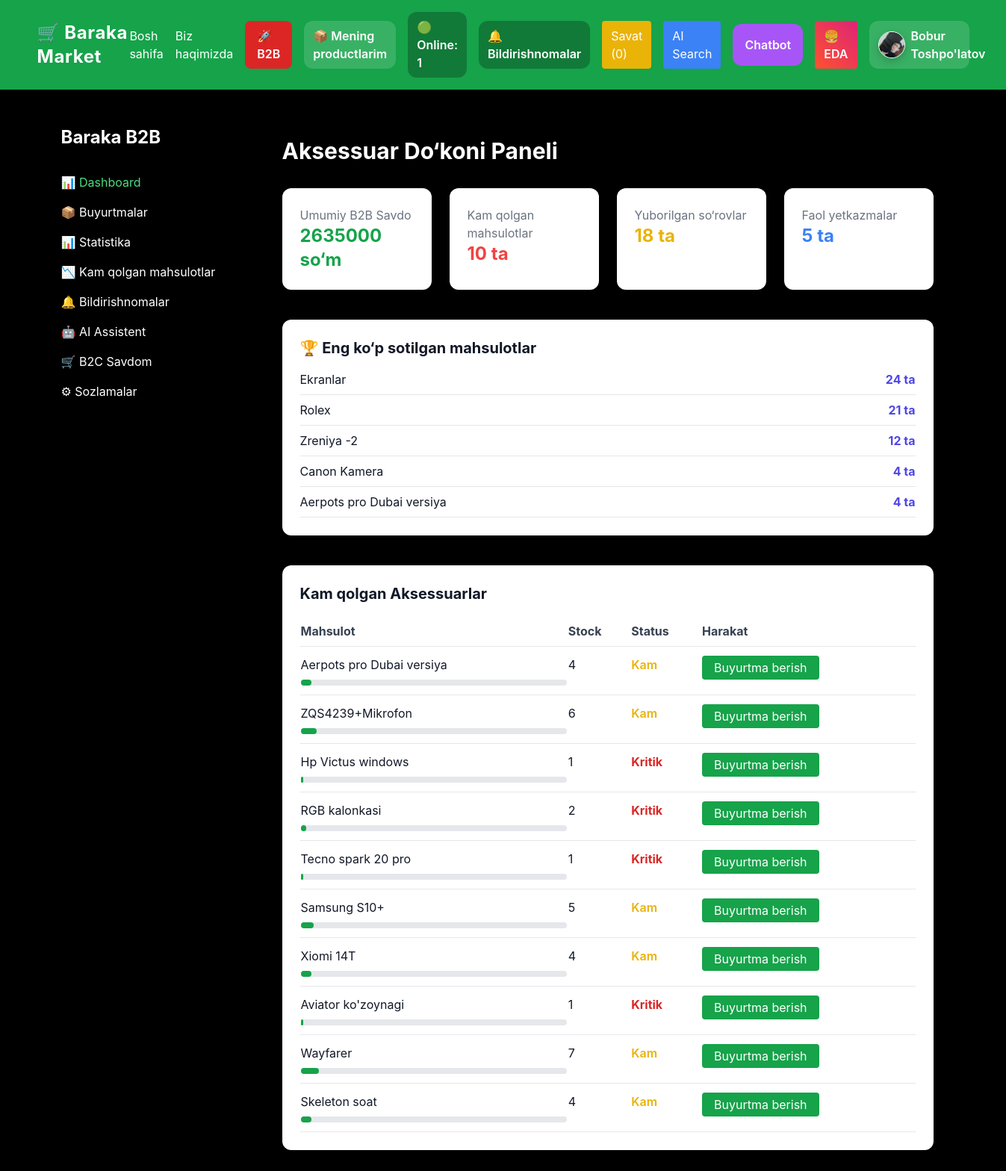
Page /b2b/dashboard/ (signed in) on the committed database.
### my_ap_1/models.py (models this page shows, shortened)
class Profile(models.Model):
    ROLE_CHOICES = (
        ('customer', 'Customer'),
        ('retailer', 'Retailer'),
        ('distributor', 'Distributor'),
        ('supplier', 'Supplier'),
    )
    user = models.OneToOneField(User, on_delete=models.CASCADE)
    role = models.CharField(
        max_length=20,
        choices=ROLE_CHOICES,
        default='customer'
    )
    phone = models.CharField(max_length=20, blank=True, null=True)
    address = models.CharField(max_length=255, blank=True, null=True)
    image = models.ImageField(upload_to="profiles/", blank=True, null=True)
    is_online = models.BooleanField(default=False)
    last_seen = models.DateTimeField(blank=True, null=True)

class Product(models.Model):
    seller = models.ForeignKey(User, on_delete=models.CASCADE)
    name_uz = models.CharField(max_length=255)
    name_en = models.CharField(max_length=255, blank=True, null=True)
    name_ru = models.CharField(max_length=255, blank=True, null=True)
    description_uz = models.TextField(blank=True)
    description_en = models.TextField(blank=True, null=True)
    description_ru = models.TextField(blank=True, null=True)
    price = models.DecimalField(max_digits=10, decimal_places=2)
    stock = models.IntegerField(default=0)
    image = models.ImageField(upload_to="products/", blank=True, null=True)
    category = models.ForeignKey(Category, on_delete=models.CASCADE, null=True, blank=True)

### my_ap_1/views.py (the view)
# urls.py: path('b2b/dashboard/', views.b2b_dashboard, name='b2b_dashboard'),
@login_required
def b2b_dashboard(request):
    b2b_orders_qs = Order.objects.filter(
        retailer=request.user,
        order_type="b2b",
        status="paid",
    )
    total_sales = b2b_orders_qs.aggregate(total=Sum("total_price"))["total"] or 0
    low_stock_products = Product.objects.filter(
        seller=request.user,
        stock__lte=7
    )
    low_stock_count = low_stock_products.count()
    requests_count = SupplyRequest.objects.filter(retailer=request.user).count()
    active_deliveries = Delivery.objects.filter(
        request__retailer=request.user,
        status="active",
    ).count()
    top_products = (
        OrderItem.objects.filter(order__retailer=request.user, order__status="paid")
        .values("product__name_uz")
        .annotate(total_sold=Sum("quantity"))
        .order_by("-total_sold")[:5]
    )
    return render(
        request,
        "b2b/b2b_dashboard.html",
        {
            "total_sales": total_sales,
            "low_stock_products": low_stock_products,
            "low_stock_count": low_stock_count,
            "requests_count": requests_count,
            "active_deliveries": active_deliveries,
            "top_products": top_products,
        },
    )

### my_ap_1/context_processors.py (called while the page is built)
def global_context(request):
    if request.user.is_authenticated:
        cart_count = CartItem.objects.filter(user=request.user).count()
    else:
        cart = request.session.get('cart', {})
        cart_count = sum(cart.values())
    lang = request.GET.get("lang")
    if lang in ["uz", "en", "ru"]:
        request.session["lang"] = lang
    current_lang = request.session.get("lang", "uz")
    t = TRANSLATIONS.get(current_lang, TRANSLATIONS["uz"])
    return {
        "cart_item_count": cart_count,
        "current_lang": current_lang,
        "t": t,
        "year": 2026
    }

def notifications_count(request):
    if request.user.is_authenticated:
        count = Notification.objects.filter(
            user=request.user,
            is_read=False
        ).count()
        return {"notifications_count": count}
    return {"notifications_count": 0}

### my_ap_1/templates/b2b/b2b_dashboard.html (shortened to what this page needs)
{% extends "base.html" %}
{% load static %}
{% block content %}
<div class="flex gap-6">
    <div class="w-64 bg-black text-white min-h-screen p-6 rounded-xl">
        <h2 class="text-2xl font-bold mb-8">
            Baraka B2B
        </h2>
        <ul class="space-y-4">
            <li class="text-green-400">
                <a href="{% url 'b2b_dashboard' %}">
                    📊 Dashboard
                </a>
            </li>
            <li>
                <a href="{% url 'b2b_orders' %}">
                    📦 Buyurtmalar
                </a>
            </li>
            <li>
                <a href="{% url 'sales_analytics' %}">
                    📊 Statistika
                </a>
            </li>
            <li>
                <a href="{% url 'b2b_dashboard' %}">
                    📉 Kam qolgan mahsulotlar
                </a>
            </li>
            <li>
                <a href="{% url 'notifications' %}">
                    🔔 Bildirishnomalar
                </a>
            </li>
            <li>
                <a href="{% url 'ai_assistant' %}">
                    🤖 AI Assistent
                </a>
            </li>
            <li>
                <a href="{% url 'b2c_dashboard' %}">
                    🛒 B2C Savdom
                </a>
            </li>
            <li>
                <a href="#">
                    ⚙ Sozlamalar
                </a>
            </li>
        </ul>
    </div>
    <div class="flex-1 p-10">
        <h1 class="text-3xl font-bold mb-8 text-white">
            Aksessuar Do‘koni Paneli
        </h1>
        <div class="grid grid-cols-1 md:grid-cols-2 xl:grid-cols-4 gap-6 mb-10">
            <div class="bg-white text-gray-900 p-6 rounded-xl shadow">
                <h3 class="text-gray-500">
                    Umumiy B2B Savdo
                </h3>
                <p class="text-2xl font-bold text-green-600">
                    {{ total_sales }} so‘m
                </p>
            </div>
            <div class="bg-white text-gray-900 p-6 rounded-xl shadow">
                <h3 class="text-gray-500">
                    Kam qolgan mahsulotlar
                </h3>
                <p class="text-2xl font-bold text-red-500">
                    {{ low_stock_count }} ta
                </p>
            </div>
            <div class="bg-white text-gray-900 p-6 rounded-xl shadow">
                <h3 class="text-gray-500">
                    Yuborilgan so‘rovlar
                </h3>
                <p class="text-2xl font-bold text-yellow-500">
                    {{ requests_count }} ta
                </p>
            </div>
            <div class="bg-white text-gray-900 p-6 rounded-xl shadow">
                <h3 class="text-gray-500">
                    Faol yetkazmalar
                </h3>
                <p class="text-2xl font-bold text-blue-500">
                    {{ active_deliveries }} ta
                </p>
            </div>
        </div>
        <div class="bg-white text-gray-900 p-6 rounded-xl shadow mb-10">
            <h2 class="text-xl font-bold mb-4">
                🏆 Eng ko‘p sotilgan mahsulotlar
            </h2>
            <ul class="space-y-2">
                {% for product in top_products %}
                <li class="flex justify-between border-b pb-2">
                    <span>
                        {{ product.product__name_uz }}
                    </span>
                    <span class="font-bold text-indigo-600">
                        {{ product.total_sold }} ta
                    </span>
                </li>
                {% empty %}
                <li class="text-gray-500">
                    Hozircha sotuv yo‘q
                </li>
                {% endfor %}
            </ul>
        </div>
        <div class="bg-white text-gray-900 p-6 rounded-xl shadow mb-10">
            <h2 class="text-xl font-bold mb-4">
                Kam qolgan Aksessuarlar
            </h2>
            <table class="w-full text-left border-collapse">
                <thead>
                    <tr class="border-b text-gray-700">
                        <th class="py-2">Mahsulot</th>
                        <th class="py-2">Stock</th>
                        <th class="py-2">Status</th>
                        <th class="py-2">Harakat</th>
                    </tr>
                </thead>
                <tbody>
                    {% for product in low_stock_products %}
                    <tr class="border-b align-top">
                        <td class="py-3">
                            {{ product.name_uz }}
                            <div class="w-full bg-gray-200 rounded-full h-2 mt-2">
                                <div class="bg-green-600 h-2 rounded-full"
                                     style="width: {% if product.stock > 100 %}100{% else %}{{ product.stock }}{% endif %}%">
                                </div>
                            </div>
                        </td>
                        <td class="py-3">
                            {{ product.stock }}
                        </td>
                        <td class="py-3">
                            {% if product.stock < 3 %}
                            <span class="text-red-600 font-bold">
                                Kritik
                            </span>
                            {% elif product.stock <= 7 %}
                            <span class="text-yellow-500 font-semibold">
                                Kam
                            </span>
                            {% else %}
                            <span class="text-green-500 font-medium">
                                Yetarli
                            </span>
                            {% endif %}
                        </td>
                        <td class="py-3">
                            <form method="POST" action="{% url 'create_supply_request' product.id %}">
                                <button type="submit"
                                    class="bg-green-600 hover:bg-green-700 text-white px-4 py-1 rounded">
                                    Buyurtma berish
                                </button>
                            </form>
                        </td>
                    </tr>
                    {% empty %}
                    <tr>
                        <td colspan="4" class="text-center py-4 text-gray-500">
                            Barcha mahsulotlar yetarli
                        </td>
                    </tr>
                    {% endfor %}
                </tbody>
            </table>
        </div>
    </div>
</div>
{% endblock %}

### my_ap_1/templates/base.html (shortened to what this page needs)
{% load static %}
<!DOCTYPE html>
<html lang="uz">
<head>
    <script src="https://cdn.tailwindcss.com"></script>
    <link rel="stylesheet" href="{% static 'css/style.css' %}">
    <link rel="stylesheet" href="{% static 'css/ai_styles.css' %}">
</head>
<body class="bg-black flex flex-col min-h-screen">
<header class="bg-green-600 text-white shadow-md relative z-50">
    <div class="container mx-auto px-4 py-4">
        <div class="flex justify-between items-center">
            <a href="{% url 'home' %}" class="text-xl sm:text-2xl font-bold tracking-wide">
                🛒 Baraka Market
            </a>
            <nav class="hidden lg:flex items-center gap-4">
                <a href="{% url 'home' %}" class="hover:text-yellow-300 transition">
                    Bosh sahifa
                </a>
                <a href="{% url 'about' %}" class="hover:text-yellow-300 transition">
                    Biz haqimizda
                </a>
                <a href="{% url 'b2b_entry' %}"
                   class="bg-red-600 px-4 py-2 rounded-lg font-semibold text-white b2b-btn hover:bg-red-700 transition">
                    🚀 B2B
                </a>
                {% if request.user.is_authenticated %}
                    <a href="{% url 'my_products' %}"
                       class="bg-white/15 px-3 py-2 rounded-xl font-semibold hover:bg-white/25 transition">
                        📦 Mening productlarim
                    </a>
                {% endif %}
                <div class="bg-black/25 px-3 py-2 rounded-xl font-semibold">
                    🟢 Online: <span id="onlineUsersCount">0</span>
                </div>
                {% if request.user.is_authenticated %}
                    <a href="{% url 'notifications' %}"
                       class="relative bg-black/25 px-3 py-2 rounded-xl font-semibold hover:bg-black/35 transition">
                        🔔 Bildirishnomalar
                    </a>
                {% endif %}
                <a href="{% url 'cart_view' %}"
                   class="bg-yellow-500 px-3 py-2 rounded hover:bg-yellow-600 transition">
                    Savat ({{ cart_item_count }})
                </a>
                <a href="{% url 'search_ai' %}"
                   class="bg-blue-500 px-3 py-2 rounded hover:bg-blue-600 transition">
                    AI Search
                </a>
                <a href="{% url 'chatbot' %}"
                   class="bg-purple-500 px-4 py-4 rounded-xl font-semibold hover:bg-purple-600 transition flex items-center">
                    Chatbot
                </a>
                <a href="/eda/restaurants/"
                   class="eda-btn px-3 py-2 rounded text-white font-semibold hover:opacity-90 transition">
                    🍔 EDA
                </a>
                {% if request.user.is_authenticated %}
                    <a href="{% url 'profile_view' %}"
                       class="flex items-center gap-2 bg-white/15 px-3 py-2 rounded-xl hover:bg-white/25 transition">
                        {% if request.user.profile.image %}
                            <img src="{{ request.user.profile.image.url }}"
                                 class="w-9 h-9 rounded-full object-cover border border-white">
                        {% else %}
                            <div class="w-9 h-9 rounded-full bg-white text-green-700 flex items-center justify-center font-bold">
                                {{ request.user.first_name|default:request.user.username|first|upper }}
                            </div>
                        {% endif %}
                        <span class="font-semibold">
                            {% if request.user.first_name or request.user.last_name %}
                                {{ request.user.first_name }} {{ request.user.last_name }}
                            {% else %}
                                {{ request.user.username }}
                            {% endif %}
                        </span>
                    </a>
                {% else %}
                    <a href="{% url 'login' %}"
                       class="bg-white text-green-700 px-4 py-2 rounded-lg font-semibold">
                        Kirish
                    </a>
                {% endif %}
            </nav>
        </div>
    </div>
</header>
<main class="container mx-auto flex-1 py-6 px-4 sm:px-6 content-wrapper">
    {% block content %}{% endblock %}
</main>
</body>
</html>

### my_ap_1/static/css/style.css (style rules this page uses)
body { font-family: 'Inter', sans-serif; background-color: #f4f7f9; color: #333; }
header a { transition: color 0.3s; }
button, .btn { transition: all 0.3s ease; }

### my_ap_1/static/css/ai_styles.css (style rules this page uses)
button { cursor: pointer; }
img { max-width: 100%; height: auto; border-radius: 12px; box-shadow: 0 4px 12px rgba(0,0,0,0.2); }

### my_ap_1/templates/base.html (style rules this page uses)
.content-wrapper { position: relative; z-index: 10; }
.b2b-btn { animation: b2bGlow 1.8s infinite; }
.eda-btn { background: linear-gradient(45deg, #ff512f, #dd2476); animation: edaGlow 2s infinite; }

### rows in the picture
Product: product__name_uz "Aerpots pro Dubai versiya", total_sold "4", name_uz "Aerpots pro Dubai versiya", stock "4", shows "Kam"
Product: name_uz "ZQS4239+Mikrofon", stock "6", shows "Kam"
Product: name_uz "Hp Victus windows", stock "1", shows "Kritik"
Product: name_uz "RGB kalonkasi", stock "2", shows "Kritik"
Product: name_uz "Tecno spark 20 pro", stock "1", shows "Kritik"
Product: name_uz "Samsung S10+", stock "5", shows "Kam"
Product: name_uz "Xiomi 14T", stock "4", shows "Kam"
Product: name_uz "Aviator ko'zoynagi", stock "1", shows "Kritik"
Product: name_uz "Wayfarer", stock "7", shows "Kam"
Product: name_uz "Skeleton soat", stock "4", shows "Kam"

### other values in the picture
{{ cart_item_count }} "0"
{{ request.user.first_name }} "Bobur"
{{ request.user.last_name }} "Toshpo'latov"
{{ total_sales }} "2635000"
{{ low_stock_count }} "10"
{{ requests_count }} "18"
{{ active_deliveries }} "5"
{{ product.product__name_uz }} "Ekranlar" "Rolex" "Zreniya -2" "Canon Kamera"
{{ product.total_sold }} "24" "21" "12" "4"
